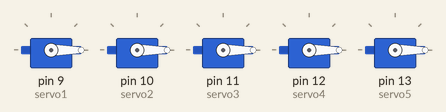
Bench run of a sketch on a simulated Arduino Uno, built with avr-gcc and run on an emulated ATmega328P. Parts: 5 × servo.

Above: at 0.05 s.
At 2.0 s:
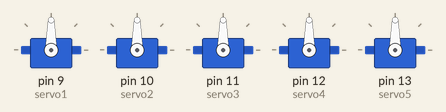
Timing chart, 0 to 4.6 s (numbered marks = the images above):
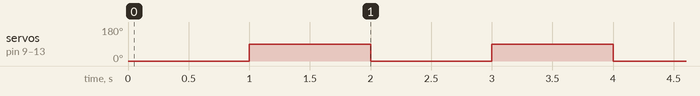

The sketch:

Controlling_5_servo_motors_Without_Potentiometer.ino
```cpp
/* Circuit Diagram and controlling of  5 servo motors to go from
0 to 90 Degree*/
#include <Servo.h>
Servo servo1; // Define Servos from the library
Servo servo2;
Servo servo3;
Servo servo4;
Servo servo5;
int InitialAngle = 0; // Initial value of the angle
int FinalAngle = 90; // Final value of the angle
void setup()
{
  servo1.attach(9); // Arduino pins configuration
  servo2.attach(10);
  servo3.attach(11);
  servo4.attach(12);
  servo5.attach(13);
}
void loop()
{
  servo1.write(InitialAngle); // Defining the angle to the servos
  servo2.write(InitialAngle);
  servo3.write(InitialAngle);
  servo4.write(InitialAngle);
  servo5.write(InitialAngle);
  delay(1000);
  servo1.write(FinalAngle);
  servo2.write(FinalAngle);
  servo3.write(FinalAngle);
  servo4.write(FinalAngle);
  servo5.write(FinalAngle);
  delay(1000);
}
```

Measured:
- by itself, servo on pin 9 (servo1), servo on pin 10 (servo2), servo on pin 11 (servo3), servo on pin 12 (servo4), servo on pin 13 (servo5): alternates 90° for 1.0 s and 0° for 1.0 s
